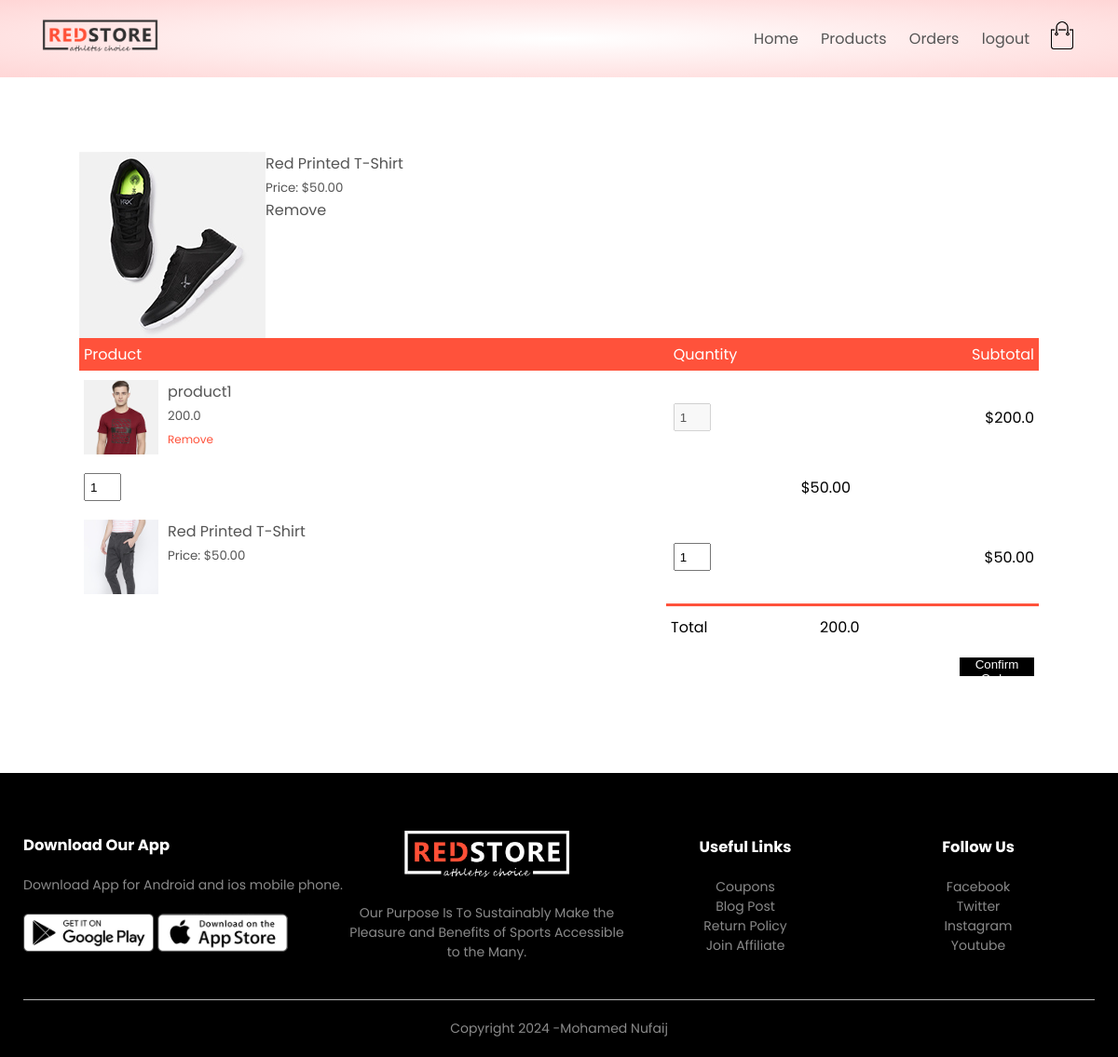
Page /orders/cart/ (signed in) on the committed database.
### orders/models.py (models this page shows, shortened)
class Ordered_item(models.Model):
    product = models.ForeignKey(Product, related_name='added_cart', on_delete=models.SET_NULL, null=True)
    quantity = models.IntegerField(default=1)
    orders = models.ForeignKey(Order, related_name='ordered_items', on_delete=models.CASCADE)

class Order(models.Model):
    LIVE = 1
    DELETE = 0
    DELETE_CHOICES = ((LIVE, 'Live'), (DELETE, 'Delete'))
    CART_STAGE = 0
    ORDER_CONFIRMED = 1
    ORDER_PROCESSED = 2
    ORDER_DELIVERED = 3
    ORDER_REJECTED = 4
    STATUS_CHOICE = (
        (ORDER_PROCESSED, "ORDER_PROCESSED"),
        (ORDER_CONFIRMED, "ORDER_CONFIRMED"),
        (ORDER_REJECTED, "ORDER_REJECTED"),
    )
    order_status = models.IntegerField(choices=STATUS_CHOICE, default=CART_STAGE)
    owner = models.ForeignKey(Customer, related_name='orders', on_delete=models.SET_NULL, null=True)
    delete_status = models.IntegerField(choices=DELETE_CHOICES, default=LIVE)
    created_at = models.DateTimeField(auto_now_add=True)
    updated_at = models.DateTimeField(auto_now=True)
    total_price = models.FloatField(default=0.0)  # Add this line

### products/models.py (models this page shows, shortened)
class Product(models.Model):
    LIVE=1
    DELETE=0
    DELETE_CHOICES=((LIVE,'Live'),(DELETE,'Delete'))
    title=models.CharField(max_length=200)
    price=models.FloatField()
    description=models.TextField()
    image=models.ImageField(upload_to='media')
    priority=models.IntegerField(default=0)
    delete_status=models.IntegerField(choices=DELETE_CHOICES,default=LIVE)
    created_at=models.DateTimeField(auto_now_add=True)
    updated_at=models.DateTimeField(auto_now=True)

### orders/views.py (the view)
# urls.py: path('cart/', views.show_cart, name='cart'),  # URL for cart
def show_cart(request):
    user=request.user
    customer=user.customer_profile
    cart_obj,created=Order.objects.get_or_create(
            owner=customer,
            order_status=Order.CART_STAGE
                            )
    cart_items = Ordered_item.objects.filter(orders=cart_obj)
    context = {
        'cart': cart_obj,
        'cart_items': cart_items  # Pass the items to the template
    }
    return render(request, 'cart.html', context)

### orders/templatetags/multiply.py (called while the page is built)
@register.filter
def multiply(value, arg):
    return value * arg

### orders/templatetags/total.py (called while the page is built)
@register.simple_tag(name='total')
def total(cart):
    total = 0  # Initialize the total variable
    for item in cart.ordered_items.all():  # Use 'ordered_items' instead of 'added_items'
        total += item.quantity * item.product.price
    return total

### templates/cart.html (shortened to what this page needs)
<!DOCTYPE html>
<html lang="en">
{% load static %}
{% load multiply %}
{% load total %}
<head>
    <link rel="stylesheet" href="{% static 'style/style.css'%}">
    <link rel="stylesheet" href="https://stackpath.bootstrapcdn.com/font-awesome/4.7.0/css/font-awesome.min.css">
</head>
<body>
    {% block header%}
    {% include 'header.html' %}
    {% endblock header%}
    <div class="small-container cart-page">
        {% if cart and cart.ordered_items.all %}
        <table>
            <tr>
                <th>Product</th>
                <th>Quantity</th>
                <th>Subtotal</th>
            </tr>
            {% for cart_item in cart.ordered_items.all %}
            <tr>
                <td>
                    <div class="cart-info">
                        <img src="{{ cart_item.product.image.url }}">
                        <div>
                            <p>{{ cart_item.product.title }}</p>
                            <small>{{ cart_item.product.price }}</small>
                            <br>
                            <a href="{% url 'remove_items' cart_item.id %}">Remove</a>
                        </div>
                    </div>
                </td>
                <td><input type="number" disabled value="{{ cart_item.quantity }}"></td>
                <td>${{ cart_item.product.price|multiply:cart_item.quantity }}</td>
            </tr>
            {% endfor %}
                    <div class="cart-info">
                        <img src="{% static 'images/buy-2.jpg' %}">
                        <div>
                            <p>Red Printed T-Shirt</p>
                            <small>Price: $50.00</small>
                            <br>
                            <a href="">Remove</a>
                        </div>
                    </div>
                <td><input type="number" value="1"></td>
                <td>$50.00</td>
            <tr>
                <td>
                    <div class="cart-info">
                        <img src="{% static 'images/buy-3.jpg' %}">
                        <div>
                            <p>Red Printed T-Shirt</p>
                            <small>Price: $50.00</small>
                            <br>
                        </div>
                    </div>
                </td>
                <td><input type="number" value="1"></td>
                <td>$50.00</td>
            </tr>
        </table>
        <div class="total-price">
            <table>
                <tr>
                    <td>Total</td>
                    <td>{% total cart %}</td>
                </tr>
                <tr>
                    <td colspan="2">
                    </td>
                    <form action="{% url 'checkout_cart' %}" enctype="multipart/form-data" method="post">
                    <td><button id="Confirm" type="submit">Confirm Order</button>
                    </form></td>
                </tr>
            </table>
        </div>
        {% else%}
        <p>Cart is Empty</p>
        {% endif %}
    </div>
    {% block footer %}
    {% include 'footer.html' %}
    {% endblock footer %}
</body>
</html>

### static/style/style.css (style rules this page uses)
* { margin: 0; padding: 0; box-sizing: border-box; }
body { font-family: 'Poppins', sans-serif; }
a { text-decoration: none; color: #555; }
p { color: #555; }
.small-container { max-width: 1080px; margin: auto; padding-left: 25px; padding-right: 25px; }
small { color: #555; }
.cart-page { margin: 80px auto; }
table { width: 100%; border-collapse: collapse; }
.cart-info { display: flex; flex-wrap: wrap; }
th { text-align: left; padding: 5px; color: #fff; background: #ff523b; font-weight: normal; }
td { padding: 10px 5px; }
td input { width: 40px; height: 30px; padding: 5px; }
td a { color: #ff523b; font-size: 12px; }
td img { width: 80px; height: 80px; margin-right: 10px; }
.total-price { display: flex; justify-content: flex-end; }
.total-price table { border-top: 3px solid #ff523b; width: 100%; max-width: 400px; }
td:last-child { text-align: right; }
th:last-child { text-align: right; }
#Confirm { background-color: black; border: white; color: white; height: 20px; width: 80px; }

### rows in the picture
Ordered_item: product.image (picture), product "product1", product.price "200.0", quantity "1", product.price|multiply "200.0"
Order: id.price "200.0"
